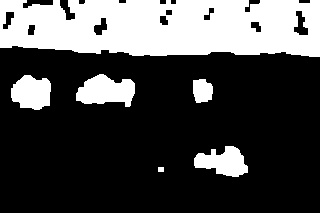
//> input picture 第五章/用形态学滤波器腐蚀和膨胀图像/用形态学滤波器腐蚀和膨胀图像/1.jpg, 320 x 213 px
$ ./均值平移算法查找目标   (built with g++ and OpenCV 4)
//> lines starting //> are read from the running program, lines starting //| are printed output that depends on the picture; after the words box and inside, x2 and y2 are one past the last pixel; in counts of white or black regions, pixels touching at a corner belong together
### 均值平移算法查找目标/均值平移算法查找目标/contentFinder.h
#pragma once


#include <opencv2/highgui.hpp>
#include <opencv2/core.hpp>
#include <opencv2/imgproc.hpp>
#include "histogram.h"

class ContentFinder
{
private:
	///<直方图参数，最多可以处理三个通道>
	float hranges[2];//直方图每个维度（通道）上像素的范围（一般三个维度用同一个像素）
	const float* ranges[3];//指针数组，存储每个维度（通道）上指向直方图像素的值范围的指针
	int channels[3];//需要处理的通道数量

	float threshold;//做阈值化处理用的阈值
	cv::Mat histogram;//输入直方图

public:
	//构造函数
	ContentFinder() :threshold(0.1f)
	{
		//直方图每个维度（通道）上像素的值范围[0,256)
		hranges[0] = 0.0;
		hranges[1] = 256.0;


		//本类中所有通道的范围相同
		ranges[0] = hranges;
		ranges[1] = hranges;
		ranges[2] = hranges;

		channels[0] = 0;
		channels[1] = 1;
		channels[2] = 2;

	}
#pragma region setters and gatters
	//设置做阈值化处理的阈值，范围为[0,1]
	// [4 lines left out: function setThreshold, not called in this run]
	//获取做阈值化处理用的阈值
	float getThreshold() { return threshold; }

	//设置要使用的直方图，设置的同时进行归一化处理
	void setHistogram(const cv::Mat& h)
	{
		//归一化
		cv::normalize(h, histogram, 1.0);
	}
#pragma endregion

	//简化入口函数，使用构造函数的默认初始化参数
	//也可以调用下面的find()函数，只不过输入的参数较多，这个简化版使用默认参数
	// [40 lines left out: functions find, find, not called in this run]


};

### 均值平移算法查找目标/均值平移算法查找目标/colorhistogram.h
#pragma once

#define COLGISTOGRAM

#include<opencv2/core.hpp>
#include<opencv2/imgproc.hpp>
#include<opencv2/imgproc/types_c.h>


class ColorHistogram
{
private:

	///<彩色图像，3个通道>
	int histSize[3];	//直方图每个维度（通道）上的箱子数量
	float hranges[2];	//直方图每个维度（通道）上像素的值范围（一般三个维度用同一个范围）
	const float* ranges[3];//指针数组，存储每个维度上指向直方图像素的值范围的指针
	int channels[3];	//需要处理的通道数量

public:

	ColorHistogram()
	{
		//准备彩色图像的参数
		//每个通道的箱子数量的大小和范围是相等的
		histSize[0] = histSize[1] = histSize[2] = 256;//默认的直方图中每个通道的箱子数量相等

		//直方图每个维度上的像素值范围
		hranges[0] = 0.0;
		hranges[1] = 256.0;

		//用指针数组来存储每个维度像素值的范围
		//本类中所有通道的范围相同
		ranges[0] = hranges;
		ranges[0] = hranges;
		ranges[0] = hranges;


		//彩色通道
		channels[0] = 0;//B
		channels[1] = 1;//G
		channels[2] = 2;//R

	}

	// [25 lines left out: functions setSize, getHistogram, not called in this run]
	//计算一维色调直方图
//minSaturation：饱和度阈值，忽略低饱和度的像素
	cv::Mat getHueHistogram(const cv::Mat& image, int minSaturation = 0)
	{
		//创建要计算的直方图
		cv::Mat hist;

		//转换为HSV色彩空间（要计算色调直方图）
		cv::Mat hsv;
		cv::cvtColor(image, hsv, CV_BGR2HSV);

		//掩码（二值图像）
		cv::Mat mask;

		//根据需要创建验码
		if (minSaturation > 0)
		{
			//将三个通道分割进3副图像
			std::vector<cv::Mat>v;
			cv::split(hsv, v);

			//用阈值法屏蔽低饱和度的像素，饱和度小于minSaturation的像素就不考虑了
			cv::threshold(v[1], mask, minSaturation, 255, cv::THRESH_BINARY);


		}

		///<准备一维色调直方图的参数>

		//色调的范围为0~180
		hranges[0] = 0.0;
		hranges[1] = 180.0;
		//色调通道（只考虑一个通道）
		channels[0] = 0;

		cv::calcHist(
			&hsv,			//要计算直方图的图像(HSV色彩空间)
			1,				//计算多少副图像的直方图（仅计算一幅图像的直方图）
			channels,		//使用的通道(只有一个色调空间)
			mask,			//使用掩码
			hist,			//作为输出结果的直方图
			1,				//直方图的维数
			histSize,		//直方图每个维度上的箱子数量
			ranges			//直方图像素值的范围（计算在哪些范围内的像素，这里是[0,180]）
		);

		return hist;
	}

};

### 均值平移算法查找目标/均值平移算法查找目标/均值平移算法查找目标.cpp
// 均值平移算法查找目标.cpp : 此文件包含 "main" 函数。程序执行将在此处开始并结束。
//

#include <iostream>
#include <opencv2/core.hpp>
#include <opencv2/highgui.hpp>
#include <opencv2/imgproc.hpp>
#include <opencv2/video/tracking.hpp>
#include "colorhistogram.h"
#include "contentFinder.h"
#include "histogram.h"


int main()
{
#pragma region 均值平移法查找目标

	//读取参考图
	cv::Mat image = cv::imread("C:/Users/liuyukuan/Desktop/cat/1.jpg");
//> image is the input picture: 213 rows x 320 cols, CV_8UC3; min 0, max 255, mean 73.4
	if (!image.data)
		return 0;

	//标记猫脸部的ROI
	cv::Rect rect(50, 40, 150, 120);
	//取出ROI
	cv::Mat imageROI = image(rect);
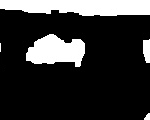
//> imageROI: 120 rows x 150 cols, CV_8UC3; min 0, max 255, mean 50

	//显示标记了ROI的原始图像
	cv::rectangle(image, rect, cv::Scalar(255, 0, 0));
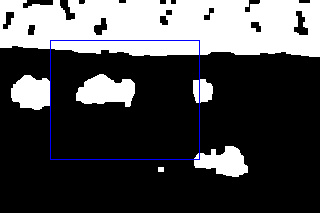
//> image: 213 rows x 320 cols, CV_8UC3; 0.79% of pixels changed, all inside (x1, y1, x2, y2) = (50, 40, 200, 160)
	cv::namedWindow("Image 1");
	cv::imshow("Image 1", image);


	///<得到直方图>

	int minSat = 65;//忽略饱和度颜色的色调分量，低于65的像素不考虑
	ColorHistogram hc;
	//计算ROI的色调值
	cv::Mat colorhist = hc.getHueHistogram(imageROI, minSat);
//> in getHueHistogram, `cv::cvtColor(image, hsv, CV_BGR2HSV);`: hsv: 120 rows x 150 cols, CV_8UC3; mean H, S, V 3.6, 7.6, 54.6
//> in getHueHistogram, `cv::split(hsv, v);`:
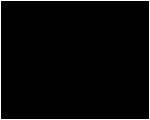
//> v[0]: 120 rows x 150 cols, CV_8UC1; values 0 (black) and 120 (white), 3% white in thin lines or dots
//> in getHueHistogram, `cv::split(hsv, v);`: v[1]: 120 rows x 150 cols, CV_8UC1; 3% white in thin lines or dots
//> in getHueHistogram, `cv::calcHist( &hsv, 1, channels, mask, hist, 1, histSize, ranges );`: hist = 256 values, max 536 at index 170, min 0 at index 0, mean 2.09
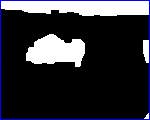
//> imageROI: 120 rows x 150 cols, CV_8UC3; 2.98% of pixels changed, all inside (x1, y1, x2, y2) = (0, 0, 150, 120)
//> colorhist has the same summary as hist in getHueHistogram

	//得到的直方图传给contentFinder类的实例
	ContentFinder finder;
	finder.setHistogram(colorhist);
//> in setHistogram, `cv::normalize(h, histogram, 1.0);`: histogram = 256 values, max 1 at index 170, min 0 at index 0, mean 0.00391
#pragma endregion

#pragma region 均值平移法查找目标（处理第二幅图）

	//打开第二幅图
	image = cv::imread("C:/Users/liuyukuan/Desktop/cat/1_1.jpg");
//> 1_1.jpg cannot be read in this run, so this picture is empty

	//将要处理的图像从RGB转换为HSV色彩空间
	cv::Mat hsv;
//> (the run ends here: the program stops with an error, at `cv::cvtColor(image, hsv, CV_BGR2HSV);`)
